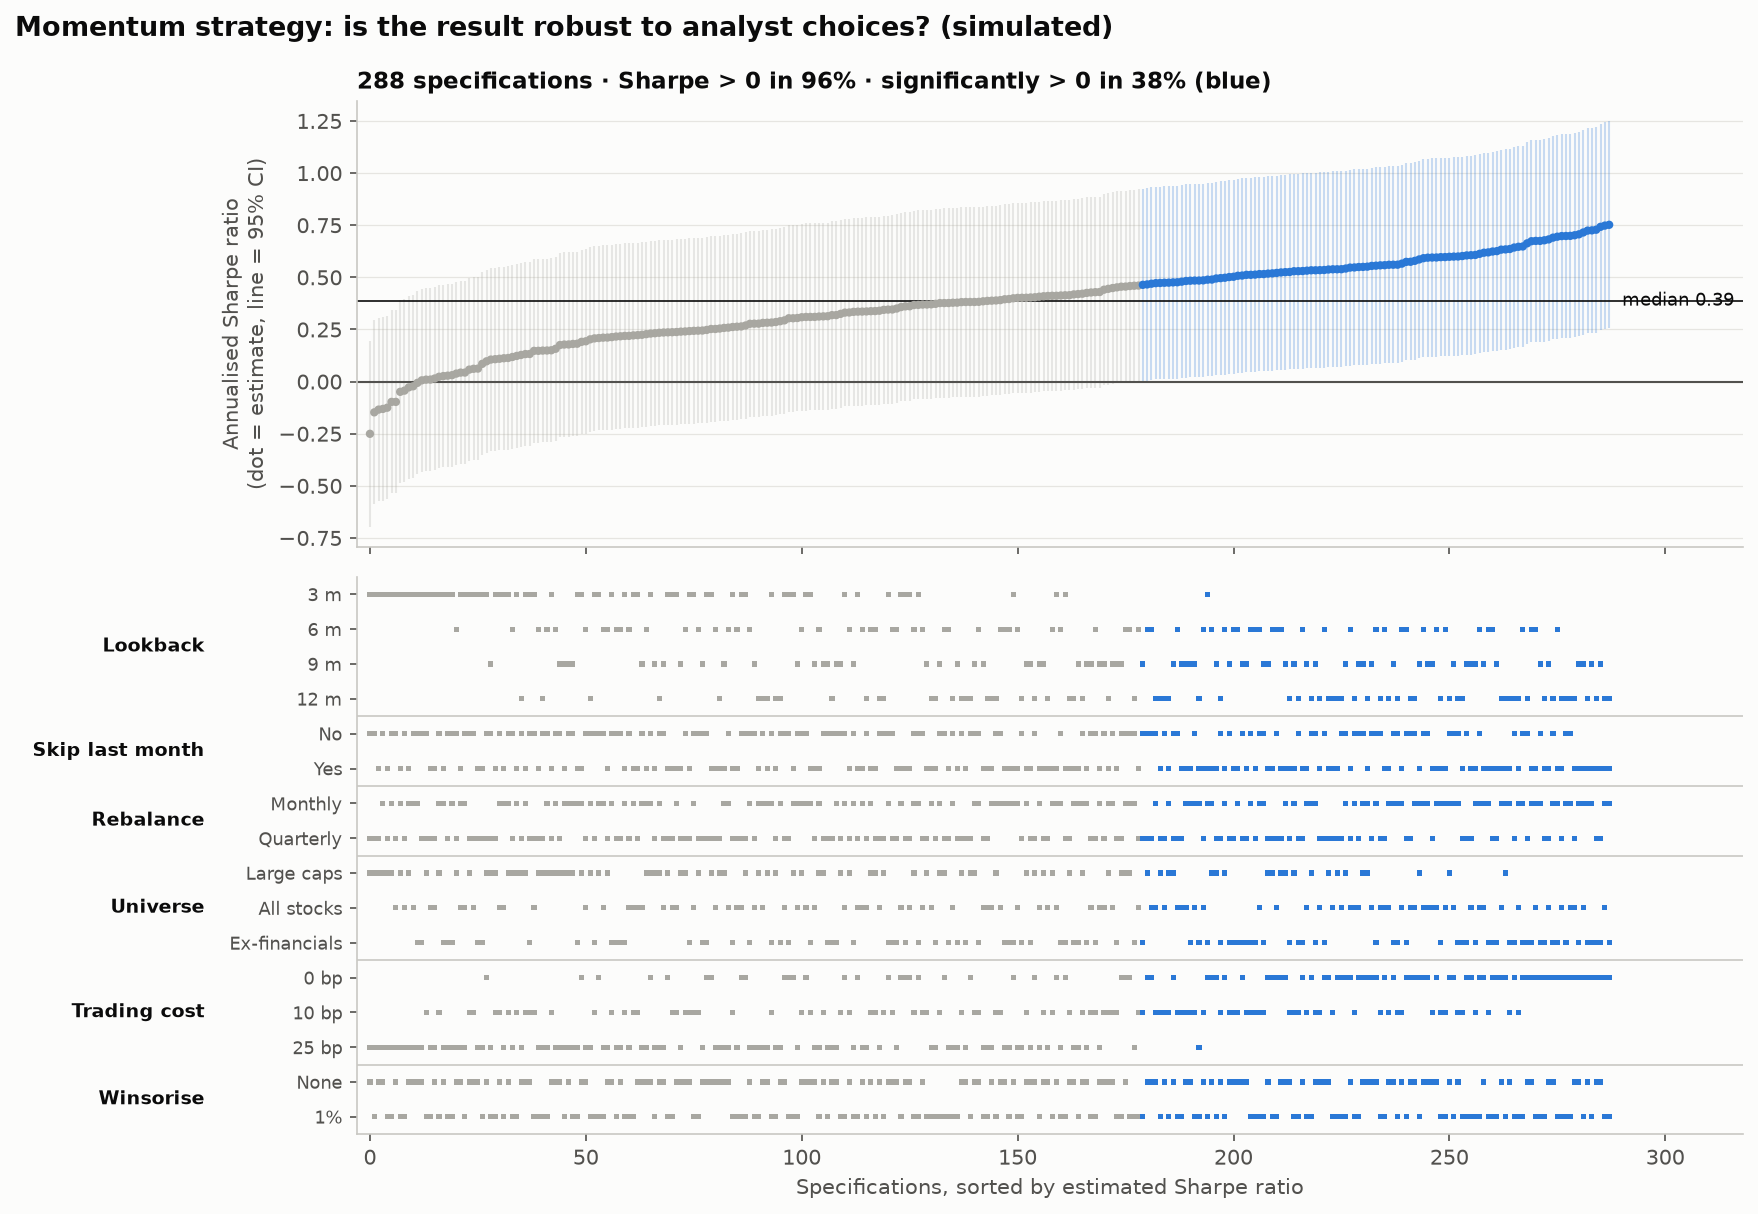

The Python source for this figure:
"""
Specification Curve (robustness to analyst choices)  -  family: Uncertainty

DESIGN PURPOSE
Runs the same analysis under every reasonable combination of analyst choices
(data window, definitions, filters, costs) and plots all the resulting
estimates, sorted, with their confidence intervals. A dashboard below shows
which choices produced each estimate. The reader sees whether a result is
robust or hinges on a few convenient decisions, a source of uncertainty that
standard errors leave out.

WHEN TO USE
  - Show that a backtest, factor premium or model result does not depend on
    cherry-picked settings
  - Find which choices drive the result (look for bands in the dashboard that
    line up with high or low estimates)
  - Pre-empt the "garden of forking paths" criticism in research, due
    diligence or model validation

AVOID WHEN
  - Including unreasonable or redundant specifications to inflate the count
    (define the set before looking at results)
  - There are only two or three plausible specifications (a small table is
    clearer)
  - The audience needs a single number for a decision (report the median
    estimate and the share of specs that agree)

ALTERNATIVES
  - Multiverse analysis (histogram of estimates plus a tile plot of choices)
  - Forest plot of a few key specifications
  - Sensitivity tornado chart (one choice at a time)

REFERENCE
  - Simonsohn, U., Simmons, J. P. & Nelson, L. D. (2020). Specification curve
    analysis. Nature Human Behaviour 4, 1208–1214.
    https://doi.org/10.1038/s41562-020-0912-z

EXAMPLE
A simulated momentum strategy's Sharpe ratio, estimated over 20 years under
288 specifications: 4 lookback windows × skip-month yes/no × 2 rebalance
frequencies × 3 universes × 3 transaction-cost levels × 2 winsorising rules.

Run:  python specification_curve.py
"""
import sys
from pathlib import Path

import numpy as np
import pandas as pd
import matplotlib.pyplot as plt

# Library style: categorical colors in fixed order, recessive axes, hairline grid.
PALETTE = ["#2a78d6", "#eb6834", "#1baf7a", "#eda100",
           "#e87ba4", "#008300", "#6250d6", "#e34948"]
SEQ_CMAP = "Blues"      # sequential: one hue, light -> dark
DIV_CMAP = "RdBu_r"     # diverging: two opposite hues, neutral midpoint
GRAY = "#b8b7b1"        # de-emphasised marks
plt.rcParams.update({
    "figure.figsize": (8, 4.8), "figure.dpi": 110, "figure.facecolor": "#fcfcfb",
    "axes.facecolor": "#fcfcfb", "axes.edgecolor": "#c9c8c3", "axes.linewidth": 0.8,
    "axes.spines.top": False, "axes.spines.right": False,
    "axes.grid": True, "grid.color": "#e6e5e1", "grid.linewidth": 0.6, "axes.axisbelow": True,
    "axes.prop_cycle": plt.cycler(color=PALETTE),
    "axes.titlesize": 13, "axes.titleweight": "bold", "axes.titlelocation": "left",
    "axes.labelcolor": "#52514e", "xtick.color": "#52514e", "ytick.color": "#52514e",
    "text.color": "#0b0b0b", "font.size": 10, "lines.linewidth": 2,
    "legend.frameon": False,
})

from itertools import product

# --- Example data ------------------------------------------------------------
rng = np.random.default_rng(2020)
choices = {  # option -> its (simulated) effect on the Sharpe ratio
    "Lookback": {"3 m": -0.25, "6 m": 0.0, "9 m": 0.05, "12 m": 0.08},
    "Skip last month": {"No": 0.0, "Yes": 0.08},
    "Rebalance": {"Monthly": 0.0, "Quarterly": -0.05},
    "Universe": {"Large caps": -0.12, "All stocks": 0.0, "Ex-financials": 0.03},
    "Trading cost": {"0 bp": 0.0, "10 bp": -0.12, "25 bp": -0.30},
    "Winsorise": {"None": 0.0, "1%": 0.02},
}
years = 20
specs = pd.DataFrame(list(product(*[list(v) for v in choices.values()])), columns=list(choices))
specs["sharpe"] = 0.55 + sum(specs[c].map(v) for c, v in choices.items()) + rng.normal(0, 0.04, len(specs))
se = np.sqrt((1 + 0.5 * specs["sharpe"] ** 2) / years)  # standard error of an annual Sharpe ratio
specs["lo"], specs["hi"] = specs["sharpe"] - 1.96 * se, specs["sharpe"] + 1.96 * se
specs = specs.sort_values("sharpe").reset_index(drop=True)
specs.describe().round(2)

# --- Plot --------------------------------------------------------------------
sig_pos, sig_neg = specs["lo"] > 0, specs["hi"] < 0
col = np.where(sig_pos, PALETTE[0], np.where(sig_neg, PALETTE[1], "#a8a7a1"))
x = np.arange(len(specs))
rows = [(c, o) for c, opts in choices.items() for o in opts]

fig, (a1, a2) = plt.subplots(2, 1, figsize=(12, 8.2), sharex=True,
                             gridspec_kw={"height_ratios": [1, 1.25], "hspace": 0.06})
a1.vlines(x, specs["lo"], specs["hi"], color=col, alpha=0.25, linewidth=1)
a1.scatter(x, specs["sharpe"], s=9, color=col, zorder=3)
a1.axhline(0, color="#52514e", linewidth=1)
med = specs["sharpe"].median()
a1.axhline(med, color="#0b0b0b", linewidth=0.8)
a1.text(len(specs) + 2, med, f"median {med:.2f}", va="center", fontsize=8.5)
a1.set_ylabel("Annualised Sharpe ratio\n(dot = estimate, line = 95% CI)")
a1.set_title(f"{len(specs)} specifications · Sharpe > 0 in {(specs['sharpe'] > 0).mean():.0%} · "
             f"significantly > 0 in {sig_pos.mean():.0%} (blue)", fontsize=11)
a1.grid(axis="x", visible=False)

for r, (c, o) in enumerate(rows):
    on = specs[c] == o
    a2.scatter(x[on], np.full(on.sum(), r), s=6, marker="s", color=col[on], linewidths=0)
bounds = np.cumsum([len(v) for v in choices.values()])[:-1] - 0.5
for b in bounds:
    a2.axhline(b, color="#c9c8c3", linewidth=0.8)
a2.set_yticks(range(len(rows)), [o for _, o in rows], fontsize=8.5)
start = 0
for c, opts in choices.items():  # choice names in the left margin
    a2.text(-0.11, start + (len(opts) - 1) / 2, c, transform=a2.get_yaxis_transform(), ha="right",
            va="center", fontsize=9, fontweight="bold")
    start += len(opts)
a2.set_ylim(len(rows) - 0.5, -0.5)
a2.set_xlim(-3, len(specs) + 30)
a2.set_xlabel("Specifications, sorted by estimated Sharpe ratio")
a2.grid(False)

fig.suptitle("Momentum strategy: is the result robust to analyst choices? (simulated)", x=0.01, ha="left",
             fontweight="bold", fontsize=13)
fig.subplots_adjust(left=0.2, right=0.97, top=0.91, bottom=0.07)

# --- Save / show -------------------------------------------------------------
out = Path(__file__).with_name(Path(__file__).stem + ".png")
fig.savefig(out, dpi=150, bbox_inches="tight")
print(f"saved {out}")
if "--no-show" not in sys.argv:
    plt.show()
